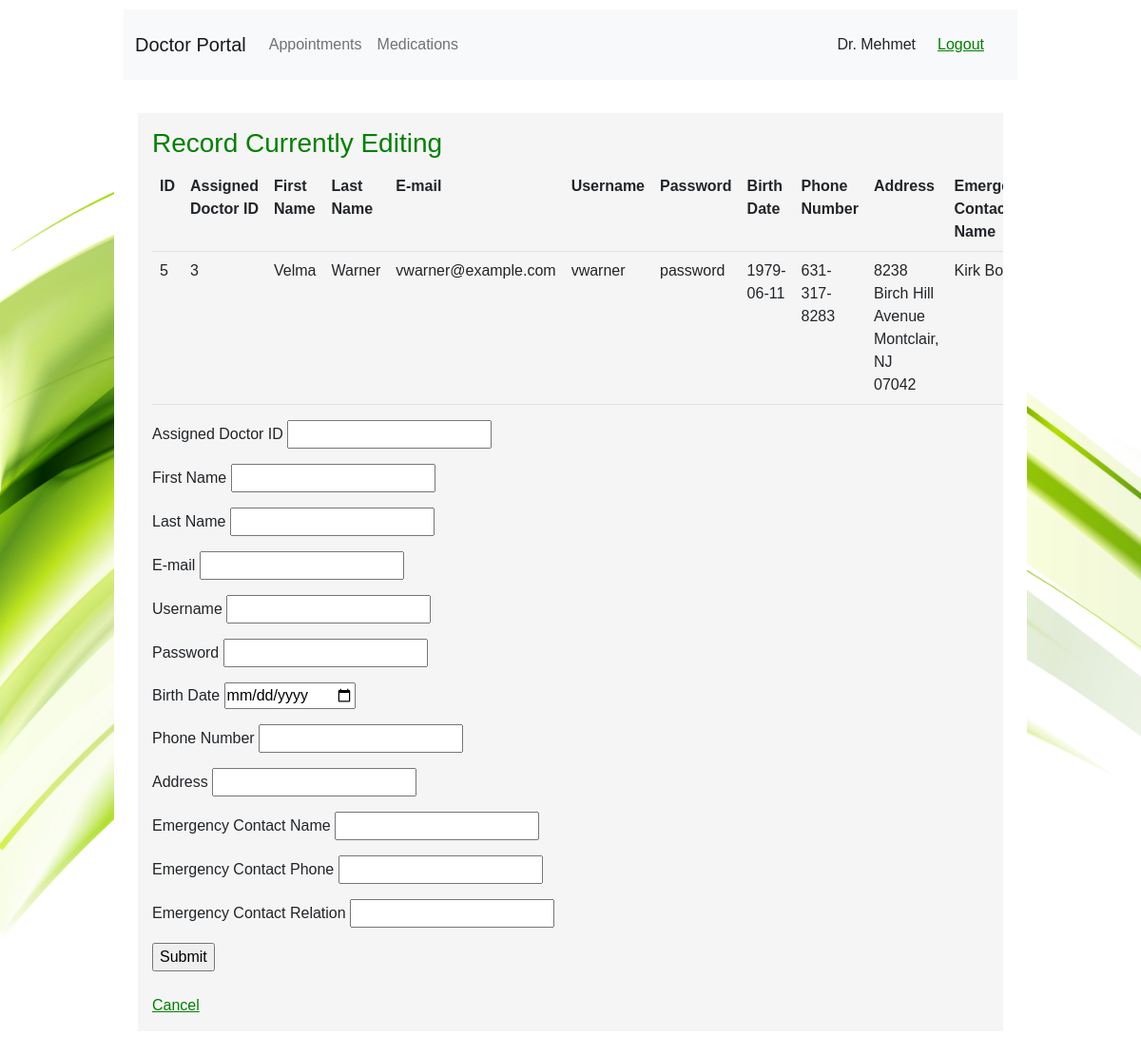
Screenshot of /html/doctor/doctorPortalEdit.php?a=5 (signed in) with the database file from the repository.
### tables this page shows
CREATE TABLE `Users` (
  `id` int(11) UNSIGNED NOT NULL,
  `first_name` varchar(255) DEFAULT NULL,
  `last_name` varchar(255) DEFAULT NULL,
  `email` varchar(255) DEFAULT NULL,
  `userpassword` varchar(64) NOT NULL,
  `role` enum('ADMIN','DOCTOR','PATIENT') DEFAULT NULL,
  `username` varchar(255) NOT NULL,
  `assigned_doctorId` int(11) DEFAULT NULL,
  `birthdate` date DEFAULT NULL,
  `phone` varchar(255) DEFAULT NULL,
  `address` varchar(255) DEFAULT NULL,
  `emerCon_name` varchar(255) DEFAULT NULL,
  `emerCon_phone` varchar(255) DEFAULT NULL,
  `emerCon_relation` varchar(255) DEFAULT NULL
);

### html/doctor/doctorPortalEdit.php (the view, shortened to what this page needs)
<!DOCTYPE html>
<html lang="en">
<head>
  <link href="https://cdn.jsdelivr.net/npm/bootstrap@5.2.2/dist/css/bootstrap.min.css" rel="stylesheet" />
  <link rel="stylesheet" href="../../css/style.css?v=<?php echo time(); ?>" />
</head>
<body>
  <?php
	$sessionFirstName = $_SESSION['sessionFirstName'];
	$sessionLastName = $_SESSION['sessionLastName'];
	?>
  <div class="body">
    <header>
      <nav class="navbar navbar-expand-lg navbar-light bg-light justify-content-center nav-fill">
        <div class="container-fluid">
        <a class="navbar-brand mb-0 h1" href="doctorPortal.php">Doctor Portal</a>
        <div class="collapse navbar-collapse" id="navbarNavAltMarkup">
          <div class="navbar-nav me-auto">
          <a class="nav-link" href="doctorAppointments.php">Appointments</a>
          <a class="nav-link" href="doctorMedications.php">Medications</a>
          </div>
          <?php echo "<div>Dr. ", $sessionFirstName, " ", $sessionLastName, "</div>" ?>
          <button type="button" class="btn btn-light logout-btn" style="float: right;"><a href="../logout.php">Logout</a></button>
        </div>
        </div>
      </nav>
    </header>
    <section style = "overflow-x: scroll">
      <h3>Record Currently Editing</h3>
      <table class="table table-hover">
        <tr>
          <th>ID</th>
          <th>Assigned Doctor ID</th>
          <th>First Name</th>
          <th>Last Name</th>
          <th>E-mail</th>
          <th>Username</th>
          <th>Password</th>
          <th>Birth Date</th>
          <th>Phone Number</th>
          <th>Address</th>
          <th>Emergency Contact Name</th>
        </tr>
        <tbody>
          <?php
            $id = $_GET['a'];
            $conn = new mysqli("localhost", "root", "", "pregnancy");
            $sql = "SELECT * FROM Users WHERE role = 'PATIENT' && id = $id ";
            $result = $conn->query($sql);
            while($row = $result->fetch_assoc()) {
              echo "
              <tr>
                <td>".$row['id']."</td>
                <td>".$row['assigned_doctorId']."</td>
                <td>".$row['first_name']."</td>
                <td>".$row['last_name']."</td>
                <td>".$row['email']."</td>
                <td>".$row['username']."</td>
                <td>".$row['userpassword']."</td>
                <td>".$row['birthdate']."</td>
                <td>".$row['phone']."</td>
                <td>".$row['address']."</td>
                <td>".$row['emerCon_name']."</td>
                <td>".$row['emerCon_phone']."</td>
                <td>".$row['emerCon_relation']."</td>
              </tr>
              ";
            }
          ?>
        </tbody>
      </table>
      <form name="frmContact" method="post" action="doctorPortalEditAction.php">
        <p>
          <label for="doctorID">Assigned Doctor ID</label>
          <input type="text" name="assignedDoctorID" id="assignedDoctorID"> <br/>
        </p>
        <p>
          <label for="firstname">First Name </label>
          <input type="text" name="firstName" id="firstName"> <br/>
        </p>
        <p>
          <label for="lastname">Last Name</label>
          <input type="text" name="lastName" id="lastName"> <br/>
        </p>
        <p>
          <label for="email">E-mail</label>
          <input type="text" name="email" id="email"> <br/>
        </p>
        <p>
          <label for="username">Username</label>
          <input type="text" name="username" id="username"> <br/>
        </p>
        <p>
          <label for="password">Password</label>
          <input type="text" name="password" id="password"> <br/>
        </p>
        <p>
          <label for="username">Birth Date</label>
          <input type="date" name="birthdate" id="birthdate"> <br/>
        </p>
        <p>
          <label for="password">Phone Number</label>
          <input type="text" name="phonenumber" id="phonenumber"> <br/>
        </p>
        <p>
          <label for="password">Address</label>
          <input type="text" name="address" id="address"> <br/>
        </p>
        <p>
          <label for="password">Emergency Contact Name</label>
          <input type="text" name="emerCon_name" id="emerCon_name"> <br/>
        </p>
        <p>
          <label for="password">Emergency Contact Phone</label>
          <input type="text" name="emerCon_phone" id="emerCon_phone"> <br/>
        </p>
        <p>
          <label for="password">Emergency Contact Relation</label>
          <input type="text" name="emerCon_relation" id="emerCon_relation"> <br/>
        </p>
        <input type="submit" name="Submit" id="Submit" value="Submit">
      </form>
      <?php
      echo '
        <br>
        <a href="doctorPortal.php">Cancel</a>
      ';
      ?>
    </section>
  </div>
</body>
</html>

### css/style.css (style rules this page uses)
body { font-family: 'Noto Sans JP', sans-serif; background-image: url("../imgs/login-bg.jpg"); background-size:cover; background-repeat:no-repeat; background-attachment: fixed; display: flex; justify-content: center; align-items: center; }
header { background-color: white; padding: 10px; text-align: center; }
.body { background-color: white; width: 80%; min-width: 40vw; max-width: 80vw; min-height: 100vh; }
section { background-color: whitesmoke; margin: 25px; padding: 15px; }
a, h3 { color: green; }
.logout-btn { margin: 10px; }

### rows the page displays
users: id "5", assigned_doctorId "3", first_name "Velma", last_name "Warner", email "vwarner@example.com", username "vwarner", userpassword "password", birthdate "1979-06-11", phone "631-317-8283", address "8238 Birch Hill Avenue Montclair, NJ 07042", emerCon_name "Kirk…"

### other values shown
$sessionFirstName "Mehmet"
